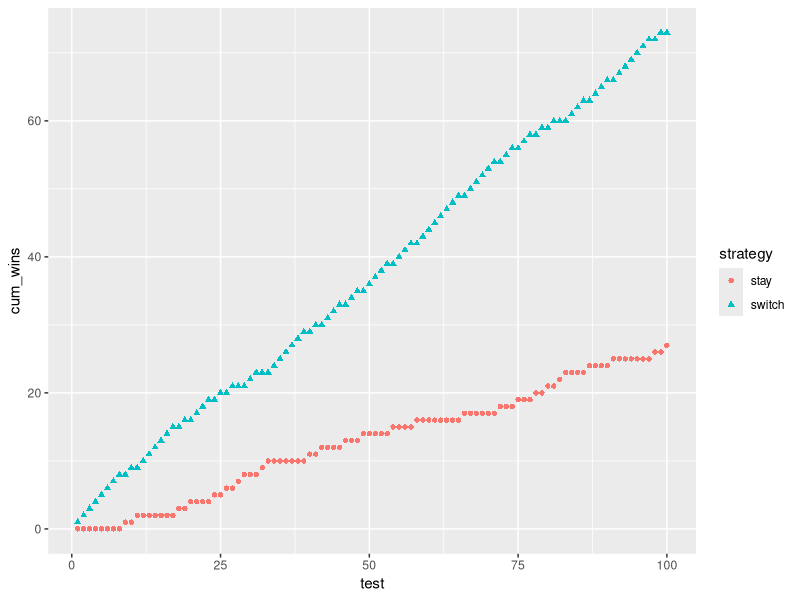

Here is the R script that generated this plot:
library(tidyverse)

doors <- 1:3

test <- function(x){
  
  set.seed(x)
  
  actual <- ceiling(runif(1, 0, 3))
  
  choice <- ceiling(runif(1, 0, 3))
  
  open_door <- doors[!doors %in% c(actual, choice)]
  
  if(length(open_door) > 1){
    
    open_door <- open_door[floor(runif(1,1,2))]
    
  }
  
  switch <- doors[!doors %in% c(choice, open_door)] 
  
  switch == actual
  
}

results <- map_lgl(1:100, test)

results_df <- tibble(test = 1:length(results),
                     win = results) %>%
  mutate(cum_win_switch = cumsum(win),
         cum_win_stay = test - cum_win_switch) %>% 
  gather(strategy, cum_wins, contains("cum_win_")) %>% 
  mutate(strategy = str_remove(strategy, "cum_win_"))

ggplot(results_df, aes(test, cum_wins))+
  geom_point(aes(shape = strategy, colour = strategy))
  


